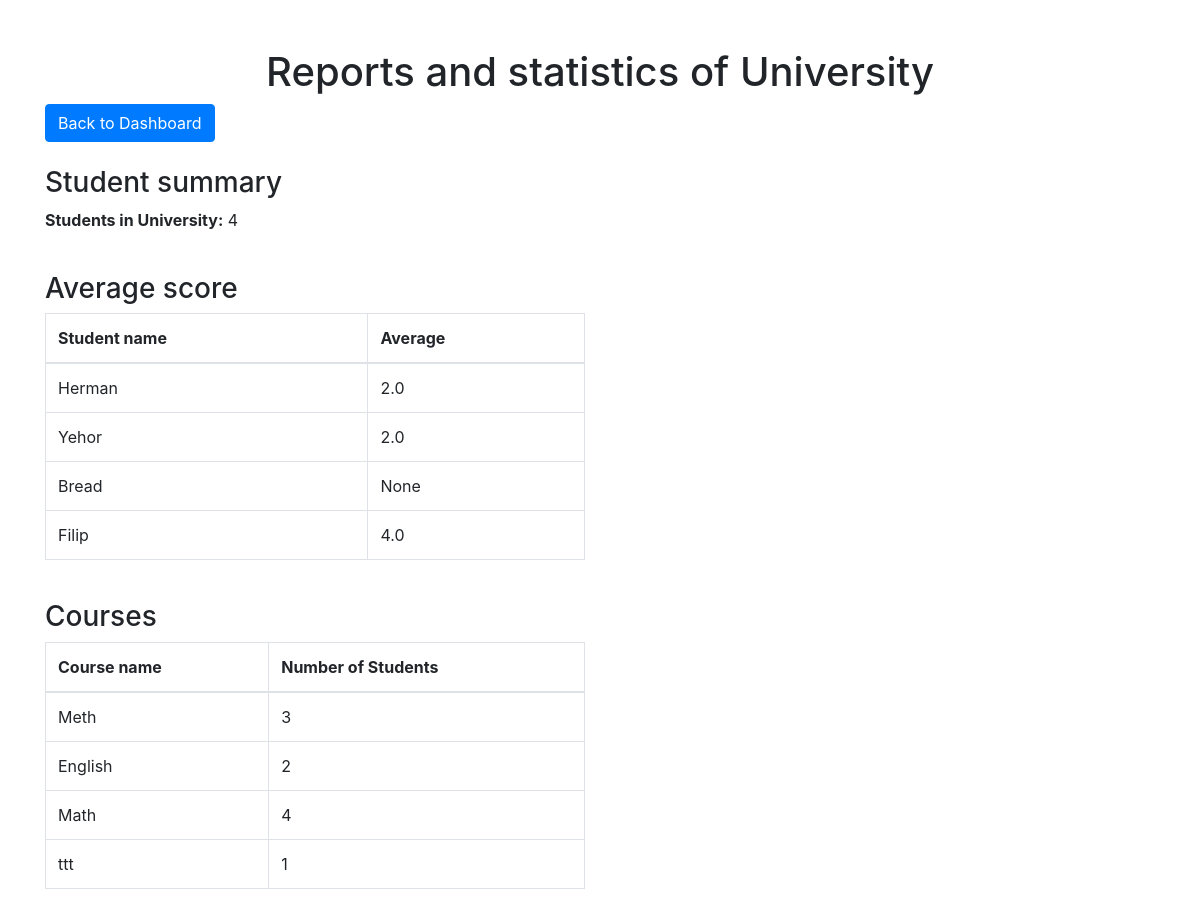
Page /reports on the committed database.
### models.py (models this page shows)
class BaseUser(UserMixin, db.Model):
    __abstract__ = True
    id = db.Column(db.Integer, primary_key=True)
    username = db.Column(db.String(150), unique=True, nullable=False)
    password = db.Column(db.String(150), nullable=False)
    first_name = db.Column(db.String(100), nullable=True)
    last_name = db.Column(db.String(100), nullable=True)
    account_type = db.Column(db.String(50), nullable=False)
    email = db.Column(db.String(150), nullable=True, unique=True)

class User(BaseUser):
    __tablename__ = 'user'
    major = db.Column(db.String(150), nullable=True)
    semester = db.Column(db.Integer, nullable=True)
    enrolled_courses = db.relationship('Course', secondary='enrollment', back_populates='students')

class Course(db.Model):
    id = db.Column(db.Integer, primary_key=True)
    name = db.Column(db.String(150), nullable=False)
    code = db.Column(db.String(50), nullable=False, unique=True, index=True)
    teacher_id = db.Column(db.Integer, db.ForeignKey('teacher.id'), nullable=False)
    students = db.relationship('User', secondary='enrollment', back_populates='enrolled_courses')
    course_schedule = db.relationship('Schedule', back_populates='course', cascade="all, delete-orphan")

### app.py (the view)
@app.route('/reports')
def reports():
    student_count = db.session.query(User).count()
    average_grades = db.session.query(User.id, User.first_name, db.func.avg(Enrollment.grade)).join(Enrollment).group_by(User.id).all()
    course_enrollment = db.session.query(Course.name, db.func.count(Enrollment.user_id)).join(Enrollment).group_by(Course.id).all()
    return render_template('reports.html', student_count=student_count, average_grades=average_grades, course_enrollment=course_enrollment)

### templates/reports.html (shortened to what this page needs)
<!DOCTYPE html>
<html lang="en">
<head>
    <link href="https://cdn.jsdelivr.net/npm/bootstrap@5.3.0/dist/css/bootstrap.min.css" rel="stylesheet">
</head>
<body>
    <div class="container mt-5">
        <h1 class="text-center">Reports and statistics of University</h1>
        <a href="{{ url_for('admin_page') }}" class="btn btn-primary">Back to Dashboard</a>
        <div class="row mt-4">
            <div class="col-md-6">
                <h3>Student summary</h3>
                <p><strong>Students in University:</strong> {{ student_count }}</p>
            </div>
        </div>
        <div class="row mt-4">
            <div class="col-md-6">
                <h3>Average score</h3>
                <table class="table table-bordered">
                    <thead>
                        <tr>
                            <th>Student name</th>
                            <th>Average</th>
                        </tr>
                    </thead>
                    <tbody>
                        {% for student in average_grades %}
                        <tr>
                            <td>{{ student[1] }}</td>
                            <td>{{ student[2] }}</td>
                        </tr>
                        {% endfor %}
                    </tbody>
                </table>
            </div>
        </div>
        <div class="row mt-4">
            <div class="col-md-6">
                <h3>Courses</h3>
                <table class="table table-bordered">
                    <thead>
                        <tr>
                            <th>Course name</th>
                            <th>Number of Students</th>
                        </tr>
                    </thead>
                    <tbody>
                        {% for course in course_enrollment %}
                        <tr>
                            <td>{{ course[0] }}</td>
                            <td>{{ course[1] }}</td>
                        </tr>
                        {% endfor %}
                    </tbody>
                </table>
            </div>
        </div>
    </div>
    <link rel="stylesheet" href="https://cdn.jsdelivr.net/npm/bootstrap@4.3.1/dist/css/bootstrap.min.css">
</body>
</html>

### rows in the picture
User: first_name "Herman", student "2.0"
User: first_name "Yehor", student "2.0"
User: first_name "Bread", student "None"
User: first_name "Filip", student "4.0"
Course: name "Meth", course "3"
Course: name "English", course "2"
Course: name "Math", id "4"
Course: name "ttt", course "1"

### other values in the picture
{{ student_count }} "4"
